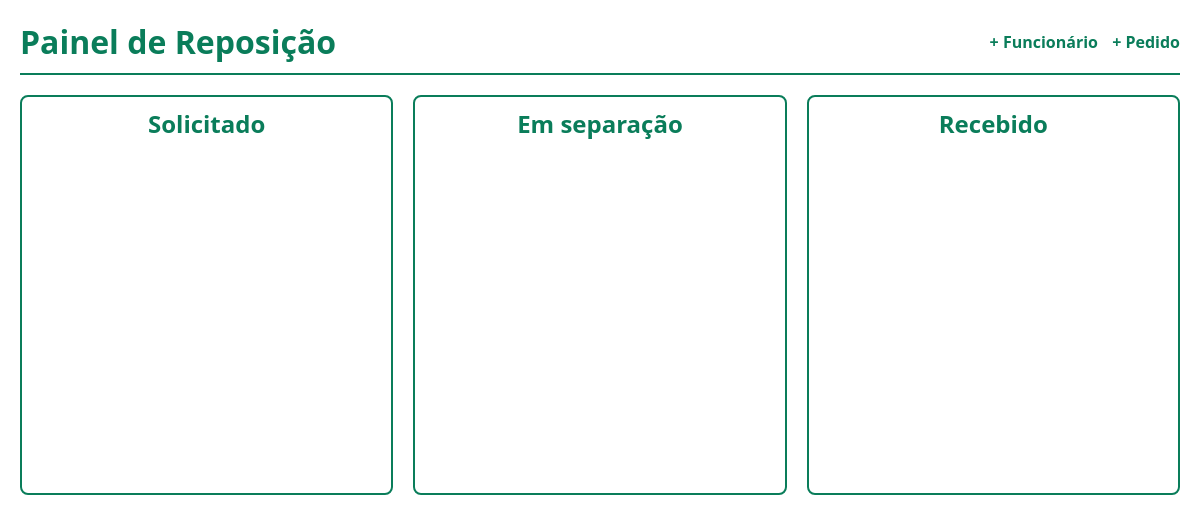
The app's page /, older data.
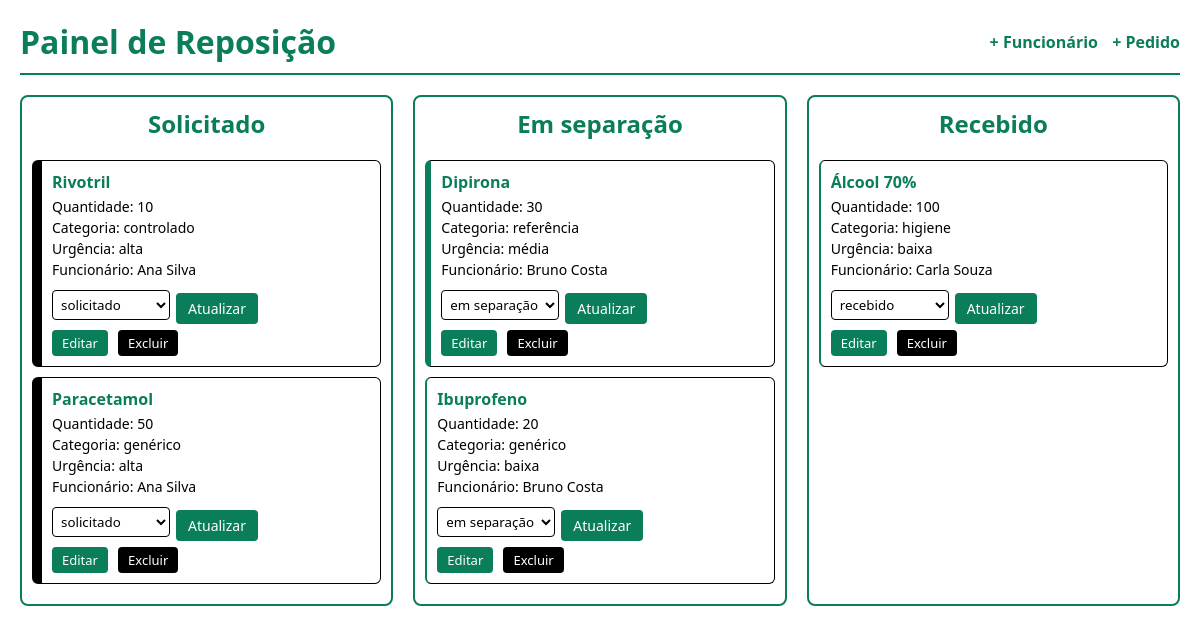
The same page, newer data.
### tables this page shows
CREATE TABLE pedido (
    id INT AUTO_INCREMENT PRIMARY KEY,
    funcionario_id INT NOT NULL,
    medicamento VARCHAR(100) NOT NULL,
    quantidade INT NOT NULL CHECK (quantidade > 0),
    categoria ENUM('genérico','referência','controlado','higiene') NOT NULL,
    urgencia ENUM('baixa','média','alta') NOT NULL DEFAULT 'baixa',
    data_solicitacao DATETIME NOT NULL DEFAULT CURRENT_TIMESTAMP,
    status ENUM('solicitado','em separação','recebido') NOT NULL DEFAULT 'solicitado',
    FOREIGN KEY (funcionario_id) REFERENCES funcionario(id) ON DELETE CASCADE
);

CREATE TABLE funcionario (
    id INT AUTO_INCREMENT PRIMARY KEY,
    nome VARCHAR(100) NOT NULL,
    email VARCHAR(100) NOT NULL UNIQUE
);

### index.php (the view, shortened to what this page needs)
<?php
require __DIR__ . '/Infra/conexao.php';
$consulta = "SELECT p.*, f.nome AS funcionario
             FROM pedido p
             JOIN funcionario f ON f.id = p.funcionario_id
             ORDER BY FIELD(p.urgencia,'alta','média','baixa'), p.id DESC";
$pedidos = $conexao->query($consulta)->fetchAll();
$colunas = ['solicitado' => [], 'em separação' => [], 'recebido' => []];
foreach ($pedidos as $p) {
    $colunas[$p['status']][] = $p;
}
?>
<!DOCTYPE html>
<html lang="pt-br">
<head>
<link rel="stylesheet" href="CSS/style.css">
</head>
<body>
<header>
    <h1>Painel de Reposição</h1>
    <nav>
        <a href="JS/cadastro_funcionario.php">+ Funcionário</a>
        <a href="JS/cadastro_pedido.php">+ Pedido</a>
    </nav>
</header>
<div class="painel">
<?php foreach ($colunas as $status => $lista): ?>
    <div class="coluna">
        <h2><?= ucfirst($status) ?></h2>
        <?php foreach ($lista as $p): ?>
            <div class="card urgencia-<?= $p['urgencia'] ?>">
                <strong><?= htmlspecialchars($p['medicamento']) ?></strong>
                <p>Quantidade: <?= $p['quantidade'] ?></p>
                <p>Categoria: <?= htmlspecialchars($p['categoria']) ?></p>
                <p>Urgência: <?= htmlspecialchars($p['urgencia']) ?></p>
                <p>Funcionário: <?= htmlspecialchars($p['funcionario']) ?></p>
                <form action="Public/atualizar.php" method="post" class="linha">
                    <select name="status">
                        <option <?= $p['status']=='solicitado'?'selected':'' ?>>solicitado</option>
                        <option <?= $p['status']=='em separação'?'selected':'' ?>>em separação</option>
                        <option <?= $p['status']=='recebido'?'selected':'' ?>>recebido</option>
                    </select>
                    <button type="submit">Atualizar</button>
                </form>
                <a class="botao" href="Public/editar.php?id=<?= $p['id'] ?>">Editar</a>
                <a class="botao excluir" href="Public/excluir.php?id=<?= $p['id'] ?>"
                   onclick="return confirm('Confirma exclusão?')">Excluir</a>
            </div>
        <?php endforeach; ?>
    </div>
<?php endforeach; ?>
</div>
</body>
</html>

### CSS/style.css (style rules this page uses)
* { font-family: 'Segoe UI', sans-serif; box-sizing: border-box; }
body { background: #FFFFFF; color: #000000; margin: 0; padding: 20px; }
header { display: flex; justify-content: space-between; align-items: center; border-bottom: 2px solid #0A7D5A; padding-bottom: 10px; margin-bottom: 20px; }
header h1 { color: #0A7D5A; margin: 0; }
header nav a { margin-left: 10px; color: #0A7D5A; text-decoration: none; font-weight: bold; }
.painel { display: flex; gap: 20px; }
.coluna { flex: 1; background: #FFFFFF; border: 2px solid #0A7D5A; border-radius: 8px; padding: 10px; min-height: 400px; }
.coluna h2 { color: #0A7D5A; text-align: center; margin-top: 0; }
.card { background: #FFFFFF; color: #000000; border: 1px solid #000000; border-left: 6px solid #0A7D5A; border-radius: 6px; padding: 10px; margin-bottom: 10px; }
.card strong { color: #0A7D5A; display: block; margin-bottom: 4px; }
.card p { margin: 2px 0; font-size: 14px; }
.card.urgencia-alta { border-left: 10px solid #000000; }
.card.urgencia-média { border-left: 6px solid #0A7D5A; }
.card.urgencia-baixa { border-left: 2px solid #0A7D5A; }
form input, form select { padding: 6px; width: 100%; max-width: 320px; border: 1px solid #000000; border-radius: 4px; background: #FFFFFF; color: #000000; font-family: 'Segoe UI', sans-serif; }
button { background: #0A7D5A; color: #FFFFFF; border: none; padding: 6px 12px; border-radius: 4px; cursor: pointer; margin-top: 6px; font-family: 'Segoe UI', sans-serif; font-size: 14px; }
.linha { display: flex; gap: 6px; align-items: center; margin-top: 8px; }
.linha select { width: auto; padding: 4px; }
.botao { display: inline-block; margin-top: 6px; margin-right: 6px; padding: 4px 10px; background: #0A7D5A; color: #FFFFFF; border-radius: 4px; text-decoration: none; font-size: 13px; }
.botao.excluir { background: #000000; color: #FFFFFF; }
a { color: #0A7D5A; }

Row changes from the older to the newer data that the page shows:
added pedido: medicamento "Rivotril", quantidade "10", categoria "controlado", urgencia "alta", funcionario.nome "Ana Silva", status "solicitado", shown under "Solicitado"
added pedido: medicamento "Paracetamol", quantidade "50", categoria "genérico", urgencia "alta", funcionario.nome "Ana Silva", status "solicitado", shown under "Solicitado"
added pedido: medicamento "Dipirona", quantidade "30", categoria "referência", urgencia "média", funcionario.nome "Bruno Costa", status "em separação", shown under "Em separação"
added pedido: medicamento "Ibuprofeno", quantidade "20", categoria "genérico", urgencia "baixa", funcionario.nome "Bruno Costa", status "em separação", shown under "Em separação"
added pedido: medicamento "Álcool 70%", quantidade "100", categoria "higiene", urgencia "baixa", funcionario.nome "Carla Souza", status "recebido", shown under "Recebido"
